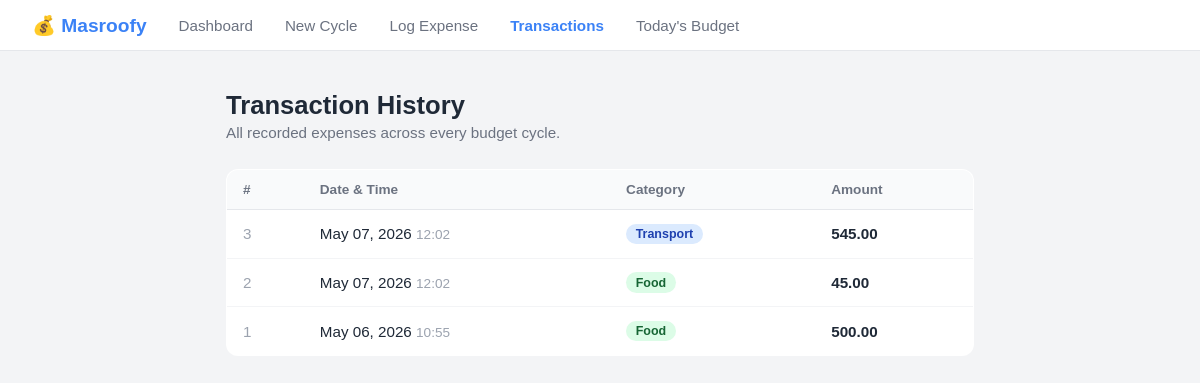
The page /transactions/ on the database as committed earlier.
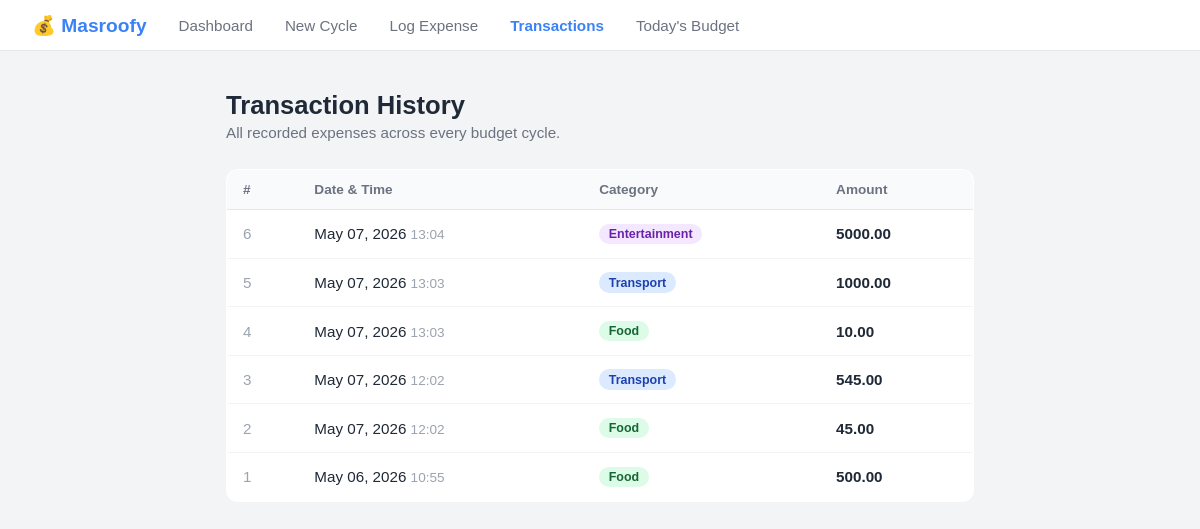
The same page on the database as committed later.
### budget/models.py (models this page shows, shortened)
class Expense(models.Model):
    class Category(models.TextChoices):
        FOOD = "Food", "Food"
        TRANSPORT = "Transport", "Transport"
        UTILITIES = "Utilities", "Utilities"
        ENTERTAINMENT = "Entertainment", "Entertainment"
        OTHER = "Other", "Other"
    budget_cycle = models.ForeignKey(
        BudgetCycle,
        on_delete=models.CASCADE,
        related_name="expenses",
    )
    amount = models.DecimalField(max_digits=10, decimal_places=2)
    category = models.CharField(max_length=20, choices=Category.choices)
    timestamp = models.DateTimeField(default=timezone.now)
    class Meta:
        ordering = ["-timestamp", "-id"]

### budget/views.py (the view)
# urls.py: path('transactions/', views.transactionsHistory, name='transactions'),
def transactionsHistory(request):
    transactions = []
    message = ''
    if Expense.objects.count() != 0:
        transactions = Expense.objects.all().order_by('-timestamp')
    else:
        message = 'No transactions found!'
    context = {
        'transactions': transactions,
        'message': message,
    }
    return render(request, 'transactions.html', context)

### templates/transactions.html (shortened to what this page needs)
<!DOCTYPE html>
<html lang="en">
<head>
</head>
<body>
    <nav>
        <a href="{% url 'dashboard' %}" class="brand">💰 Masroofy</a>
        <a href="{% url 'dashboard' %}">Dashboard</a>
        <a href="{% url 'create_cycle' %}">New Cycle</a>
        <a href="{% url 'log_expense' %}">Log Expense</a>
        <a href="{% url 'transactions' %}" class="active">Transactions</a>
        <a href="{% url 'todays_budget' %}">Today's Budget</a>
    </nav>
    <main>
        <h1>Transaction History</h1>
        <p class="subtitle">All recorded expenses across every budget cycle.</p>
        {% if message %}
            <div class="empty">
                <p style="margin-bottom:0.75rem;">{{ message }}</p>
                <a href="{% url 'log_expense' %}">Log your first expense →</a>
            </div>
        {% else %}
            <table>
                <thead>
                    <tr>
                        <th>#</th>
                        <th>Date & Time</th>
                        <th>Category</th>
                        <th>Amount</th>
                    </tr>
                </thead>
                <tbody>
                    {% for x in transactions %}
                    <tr>
                        <td style="color:#9ca3af;">{{ x.id }}</td>
                        <td>{{ x.timestamp|date:"M d, Y" }} <span style="color:#9ca3af; font-size:0.85rem;">{{ x.timestamp|time:"H:i" }}</span></td>
                        <td><span class="badge badge-{{ x.category }}">{{ x.category }}</span></td>
                        <td class="amount">{{ x.amount }}</td>
                    </tr>
                    {% endfor %}
                </tbody>
            </table>
        {% endif %}
    </main>
</body>
</html>

### templates/transactions.html (style rules this page uses)
* { box-sizing: border-box; margin: 0; padding: 0; }
body { font-family: Arial, sans-serif; background: #f3f4f6; color: #1f2937; }
nav { background: #fff; border-bottom: 1px solid #e5e7eb; padding: 0.85rem 2rem; display: flex; align-items: center; gap: 2rem; }
nav .brand { font-size: 1.2rem; font-weight: bold; color: #3b82f6; text-decoration: none; }
nav a { text-decoration: none; color: #6b7280; font-size: 0.95rem; }
nav a.active { color: #3b82f6; font-weight: bold; }
main { max-width: 780px; margin: 2.5rem auto; padding: 0 1rem; }
h1 { font-size: 1.6rem; font-weight: bold; margin-bottom: 0.25rem; }
.subtitle { color: #6b7280; margin-bottom: 1.75rem; font-size: 0.95rem; }
table { width: 100%; border-collapse: collapse; background: #fff; border: 1px solid #e5e7eb; border-radius: 12px; overflow: hidden; }
thead { background: #f9fafb; }
th { text-align: left; padding: 0.75rem 1rem; font-size: 0.85rem; color: #6b7280; font-weight: 600; border-bottom: 1px solid #e5e7eb; }
td { padding: 0.85rem 1rem; font-size: 0.95rem; border-bottom: 1px solid #f3f4f6; }
tr:last-child td { border-bottom: none; }
.badge { display: inline-block; padding: 0.2rem 0.6rem; border-radius: 999px; font-size: 0.78rem; font-weight: 600; }
.badge-Food { background: #dcfce7; color: #166534; }
.badge-Transport { background: #dbeafe; color: #1e40af; }
.badge-Entertainment { background: #f3e8ff; color: #6b21a8; }
.amount { font-weight: 600; }

Rows that differ between the two databases and show on the page:
added Expense: id "6", timestamp "May 07, 2026", timestamp "13:04", category "Entertainment", amount "5000.00"
added Expense: id "5", timestamp "May 07, 2026", timestamp "13:03", category "Transport", amount "1000.00"
added Expense: id "4", timestamp "May 07, 2026", timestamp "13:03", category "Food", amount "10.00"
